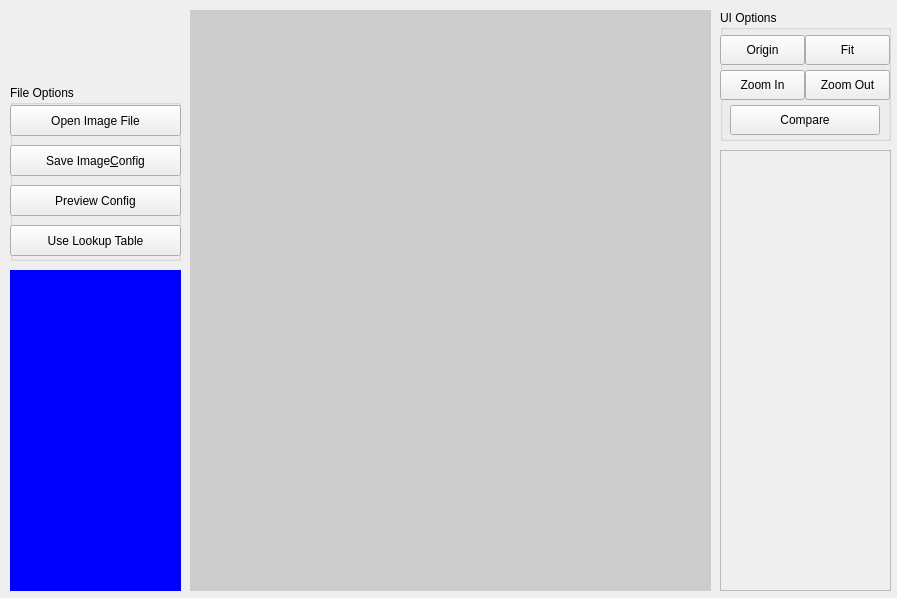
<?xml version="1.0" encoding="UTF-8"?>
<ui version="4.0">
 <class>UIMainWindow</class>
 <widget class="QMainWindow" name="UIMainWindow">
  <property name="geometry">
   <rect>
    <x>0</x>
    <y>0</y>
    <width>897</width>
    <height>598</height>
   </rect>
  </property>
  <property name="windowTitle">
   <string>Filter Generator</string>
  </property>
  <property name="styleSheet">
   <string notr="true"/>
  </property>
  <widget class="QWidget" name="centralWidget">
   <widget class="QWidget" name="adjustWidget" native="true">
    <property name="geometry">
     <rect>
      <x>10</x>
      <y>270</y>
      <width>171</width>
      <height>321</height>
     </rect>
    </property>
    <property name="styleSheet">
     <string notr="true">background-color:#00f</string>
    </property>
   </widget>
   <widget class="QWidget" name="logoWidget" native="true">
    <property name="geometry">
     <rect>
      <x>10</x>
      <y>0</y>
      <width>170</width>
      <height>80</height>
     </rect>
    </property>
    <property name="styleSheet">
     <string notr="true">background-image:url(':CGE/logo.png');</string>
    </property>
   </widget>
   <widget class="QWidget" name="sceneWidget" native="true">
    <property name="geometry">
     <rect>
      <x>190</x>
      <y>10</y>
      <width>521</width>
      <height>581</height>
     </rect>
    </property>
    <property name="styleSheet">
     <string notr="true">background-color: #CCCCCC;</string>
    </property>
   </widget>
   <widget class="QWidget" name="controlWidget" native="true">
    <property name="geometry">
     <rect>
      <x>720</x>
      <y>10</y>
      <width>171</width>
      <height>581</height>
     </rect>
    </property>
    <property name="styleSheet">
     <string notr="true"/>
    </property>
    <widget class="QScrollArea" name="outputScrollWidget">
     <property name="geometry">
      <rect>
       <x>0</x>
       <y>140</y>
       <width>171</width>
       <height>441</height>
      </rect>
     </property>
     <property name="verticalScrollBarPolicy">
      <enum>Qt::ScrollBarAsNeeded</enum>
     </property>
     <property name="horizontalScrollBarPolicy">
      <enum>Qt::ScrollBarAlwaysOff</enum>
     </property>
     <property name="widgetResizable">
      <bool>false</bool>
     </property>
     <widget class="QWidget" name="outputWidget">
      <property name="geometry">
       <rect>
        <x>0</x>
        <y>0</y>
        <width>169</width>
        <height>200</height>
       </rect>
      </property>
     </widget>
    </widget>
    <widget class="QGroupBox" name="groupBox">
     <property name="geometry">
      <rect>
       <x>0</x>
       <y>0</y>
       <width>171</width>
       <height>131</height>
      </rect>
     </property>
     <property name="title">
      <string>UI Options</string>
     </property>
     <widget class="QPushButton" name="resizeBtn">
      <property name="geometry">
       <rect>
        <x>0</x>
        <y>25</y>
        <width>85</width>
        <height>30</height>
       </rect>
      </property>
      <property name="styleSheet">
       <string notr="true"/>
      </property>
      <property name="text">
       <string>Origin</string>
      </property>
      <property name="autoDefault">
       <bool>false</bool>
      </property>
      <property name="default">
       <bool>false</bool>
      </property>
      <property name="flat">
       <bool>false</bool>
      </property>
     </widget>
     <widget class="QPushButton" name="fitBtn">
      <property name="geometry">
       <rect>
        <x>85</x>
        <y>25</y>
        <width>85</width>
        <height>30</height>
       </rect>
      </property>
      <property name="text">
       <string>Fit</string>
      </property>
     </widget>
     <widget class="QPushButton" name="compBtn">
      <property name="geometry">
       <rect>
        <x>10</x>
        <y>95</y>
        <width>150</width>
        <height>30</height>
       </rect>
      </property>
      <property name="text">
       <string>Compare</string>
      </property>
     </widget>
     <widget class="QPushButton" name="zoomInBtn">
      <property name="geometry">
       <rect>
        <x>0</x>
        <y>60</y>
        <width>85</width>
        <height>30</height>
       </rect>
      </property>
      <property name="text">
       <string>Zoom In</string>
      </property>
      <property name="autoDefault">
       <bool>false</bool>
      </property>
      <property name="default">
       <bool>false</bool>
      </property>
      <property name="flat">
       <bool>false</bool>
      </property>
     </widget>
     <widget class="QPushButton" name="zoomOutBtn">
      <property name="geometry">
       <rect>
        <x>85</x>
        <y>60</y>
        <width>85</width>
        <height>30</height>
       </rect>
      </property>
      <property name="text">
       <string>Zoom Out</string>
      </property>
     </widget>
    </widget>
   </widget>
   <widget class="QGroupBox" name="groupBox_2">
    <property name="geometry">
     <rect>
      <x>10</x>
      <y>85</y>
      <width>171</width>
      <height>176</height>
     </rect>
    </property>
    <property name="title">
     <string>File Options</string>
    </property>
    <widget class="QPushButton" name="openImageBtn">
     <property name="geometry">
      <rect>
       <x>0</x>
       <y>20</y>
       <width>171</width>
       <height>31</height>
      </rect>
     </property>
     <property name="text">
      <string>Open Image File</string>
     </property>
    </widget>
    <widget class="QPushButton" name="saveImageBtn">
     <property name="geometry">
      <rect>
       <x>0</x>
       <y>60</y>
       <width>171</width>
       <height>31</height>
      </rect>
     </property>
     <property name="text">
      <string>Save Image&amp;Config</string>
     </property>
    </widget>
    <widget class="QPushButton" name="previewConfigBtn">
     <property name="geometry">
      <rect>
       <x>0</x>
       <y>100</y>
       <width>171</width>
       <height>31</height>
      </rect>
     </property>
     <property name="text">
      <string>Preview Config</string>
     </property>
    </widget>
    <widget class="QPushButton" name="useLUTBtn">
     <property name="geometry">
      <rect>
       <x>0</x>
       <y>140</y>
       <width>171</width>
       <height>31</height>
      </rect>
     </property>
     <property name="text">
      <string>Use Lookup Table</string>
     </property>
    </widget>
   </widget>
  </widget>
 </widget>
 <layoutdefault spacing="6" margin="11"/>
 <tabstops>
  <tabstop>resizeBtn</tabstop>
  <tabstop>fitBtn</tabstop>
  <tabstop>zoomInBtn</tabstop>
  <tabstop>zoomOutBtn</tabstop>
  <tabstop>compBtn</tabstop>
  <tabstop>openImageBtn</tabstop>
  <tabstop>saveImageBtn</tabstop>
  <tabstop>previewConfigBtn</tabstop>
  <tabstop>useLUTBtn</tabstop>
  <tabstop>outputScrollWidget</tabstop>
 </tabstops>
 <resources/>
 <connections/>
</ui>
